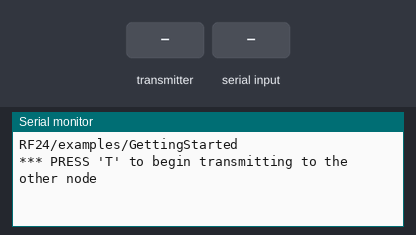
Bench run of a sketch on a simulated Arduino Uno, built with avr-gcc and run on an emulated ATmega328P. On the bench: the last lines printed to the serial monitor. The test bench sets the inputs (shaded band). No radio packets arrive unless stated.

Above: at 2.2 s.
2.3 s: the transmitter starts sending got_time = 0
At 2.9 s:
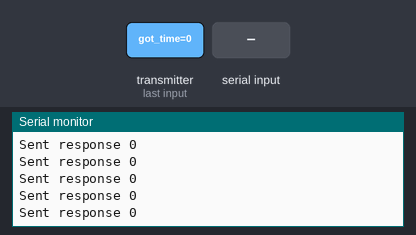
4.2 s: "T" received over Serial
At 4.32 s:
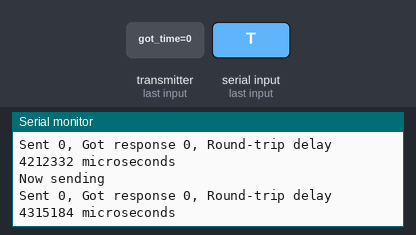
5.7 s: "R" received over Serial
At 5.76 s:
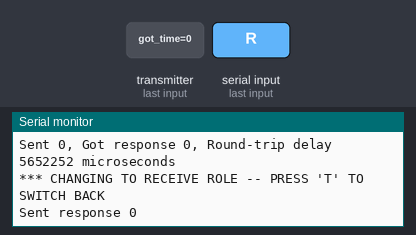
7.2 s: "T" received over Serial
At 7.83 s:
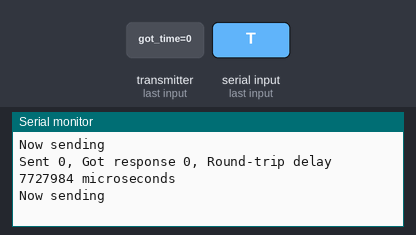
10.2 s: "L" received over Serial
At 10.3 s:
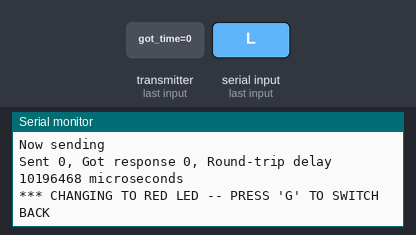
11.7 s: "G" received over Serial
At 11.75 s:
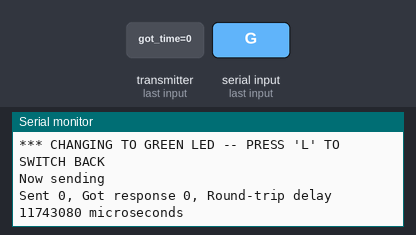
Timing chart, 0 to 14.2 s (numbered marks = the images above; inputs shaded):
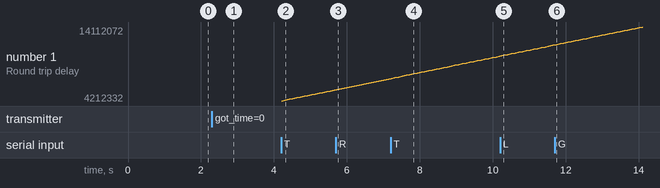

Measured:
- after the input at 2.3 s, the serial monitor: prints a new line at once (image 1)
- after the input at 4.2 s, the serial monitor: prints a new line at once (image 2)
- after the input at 5.7 s, the serial monitor: prints a new line after 0.05 s (image 3)
- after the input at 7.2 s, the serial monitor: prints a new line at once (image 4)
- after the input at 10.2 s, the serial monitor: prints a new line after 0.10 s (image 5)
- after the input at 11.7 s, the serial monitor: prints a new line at once (image 6)
- plotted number 1: 5652252 → 10196468 after the input at 7.2 s, 10196468 → 11639699 after the input at 10.2 s, 11639699 → 14112072 after the input at 11.7 s

The sketch:

WirelessCommTest_Uno.ino
```cpp
/*
* First RF sketch using nRF24L01+ radios and Arduino (Uno or Micro)
*/
#include <SPI.h>    // Serial Peripheral Interface bus library
#include "RF24.h"   // Library for nRF24L01s

/****************** User Config ***************************/
/***      Set this radio as radio number 0 or 1         ***/
bool radioNumber = 0;

/* Hardware configuration: Set up nRF24L01 radio on SPI bus pins and pins 7 & 8 */
RF24 radio(7,8);  // For Arduino UNO
//RF24 radio(9,10);  // For Arduino Micro

/* Create a binary address for read/write pipes */
byte addresses[][6] = {"1Node","2Node"};

bool role = 0; // Local state variable that controls whether this node is sending or receiving
void setup() {
  Serial.begin(115200);
  radio.begin();

  // Set the Power Level low
  radio.setPALevel(RF24_PA_HIGH);

  // Set radio rate and channel
  radio.setDataRate(RF24_250KBPS);

  // Set the channel (Frequency): 108 = 2.508 GHz (above WiFi)
  radio.setChannel(108);

  // Open a writing and reading pipe on each radio, with opposite addresses
  if(radioNumber){
    radio.openWritingPipe(addresses[1]);
    radio.openReadingPipe(1,addresses[0]);
  }else{
    radio.openWritingPipe(addresses[0]);
    radio.openReadingPipe(1,addresses[1]);
  }

  // Pause briefly to let everything "settle"
  delay(1000);
  Serial.println(F("RF24/examples/GettingStarted"));
  Serial.println(F("*** PRESS 'T' to begin transmitting to the other node"));

  // Start the radio listening for data
  radio.startListening();
}
int counter=0;
unsigned long start_time=  0;
void loop() {

  /****************** Transmitting Role ***************************/
  if (role == 1)
  {
    radio.stopListening();                                    // First, stop listening so we can talk.
    Serial.println(F("Now sending"));
    counter=counter+1;
//    if((counter % 3)==0){
//      start_time = 0; // Take the time, and send it.  This will block until complete
//    }else{
//      start_time = 1;
//    }
    if (!radio.write( &start_time, sizeof(unsigned long) )){
      Serial.println(F("failed"));
    }
    radio.startListening();                                    // Now, continue listening
    unsigned long started_waiting_at = micros();               // Set up a timeout period, get the current microseconds
    boolean timeout = false;                                   // Set up a variable to indicate if a response was received or not

    while ( ! radio.available() ) {                            // While nothing is received
      if (micros() - started_waiting_at > 200000 ) {            // If waited longer than 200ms, indicate timeout and exit while loop
          timeout = true;
          break;
      }
    }

    if ( timeout ) {                                             // Describe the results
        Serial.println(F("Failed, response timed out."));
    } else {
        unsigned long got_time;                                 // Grab the response, compare, and send to debugging spew
        radio.read( &got_time, sizeof(unsigned long) );
        unsigned long end_time = micros();

        // Send to serial port
        Serial.print(F("Sent "));
        Serial.print(start_time);
        Serial.print(F(", Got response "));
        Serial.print(got_time);
        Serial.print(F(", Round-trip delay "));
        Serial.print(end_time-start_time);
        Serial.println(F(" microseconds"));
    }

    // Try again 100 ms later
    delay(100);
  }

  /****************** Receiving Role ***************************/
  if ( role == 0 )
  {
    unsigned long got_time;
    if( radio.available()) {                                        // Variable for the received timestamp
      while (radio.available()) {                                   // While there is data ready
        radio.read( &got_time, sizeof(unsigned long) );
      }
      radio.stopListening();
      radio.write( &got_time, sizeof(unsigned long) );              // Send the final one back.
      radio.startListening();                                       // Now, resume listening so we catch the next packets.
      Serial.print(F("Sent response "));
      Serial.println(got_time);
    }
 }

/****************** Change Roles via Serial Commands ***************************/
  if ( Serial.available() )
  {
    char c = toupper(Serial.read());
    if ( c == 'T' && role == 0 ) {
      Serial.println(F("*** CHANGING TO TRANSMIT ROLE -- PRESS 'R' TO SWITCH BACK"));
      role = 1;                  // Become the primary transmitter (ping out)
    } else if ( c == 'R' && role == 1 ) {
      Serial.println(F("*** CHANGING TO RECEIVE ROLE -- PRESS 'T' TO SWITCH BACK"));
       role = 0;                // Become the primary receiver (pong back)
       radio.startListening();
       } else if ( c == 'G' && start_time == 1 && role == 1 ) {
      Serial.println(F("*** CHANGING TO GREEN LED -- PRESS 'L' TO SWITCH BACK"));
       start_time = 0;                // Become the primary receiver (pong back)
       radio.startListening();
    } else if ( c == 'L' && start_time == 0 && role == 1 ) {
      Serial.println(F("*** CHANGING TO RED LED -- PRESS 'G' TO SWITCH BACK"));
       start_time = 1;                // Become the primary receiver (pong back)
       radio.startListening();
     } else if ( c == 'X' &&  role == 1 ) {
      Serial.println(F("*** STOP MOTORS"));
       start_time = 2525;                // Become the primary receiver (pong back)
       radio.startListening();
    } else if ( c == 'A' && role == 1 ) {
      Serial.println(F("*** TURN LEFT"));
       start_time = 1010;                // Become the primary receiver (pong back)
       radio.startListening();
    } else if ( c == 'D' &&  role == 1 ) {
      Serial.println(F("*** TURN RIGHT"));
       start_time = 4040;                // Become the primary receiver (pong back)
       radio.startListening();
    } else if ( c == 'W' &&  role == 1 ) {
      Serial.println(F("*** Forwards"));
       start_time = 1040;                // Become the primary receiver (pong back)
       radio.startListening();
     } else if ( c == 'S' &&  role == 1 ) {
      Serial.println(F("*** Backwards"));
       start_time = 4010;                // Become the primary receiver (pong back)
       radio.startListening();
    }
  }

} // End of Loop

// FIN
```
